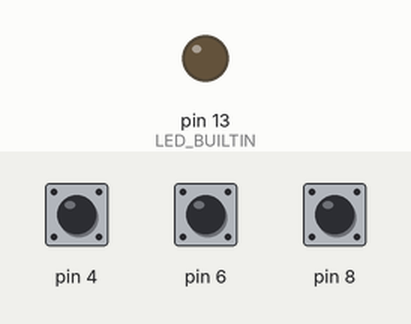
The sketch below on a simulated Arduino Nano, built with avr-gcc and run on an emulated ATmega328P. On the bench: output pins drawn as LEDs (lit = HIGH). Dashed ring = blinking. The test bench sets the inputs (shaded band); at power-on: pin 6 HIGH, pin 8 HIGH, pin 4 HIGH.

Above: at 1.2 s.
1.3 s: pin 6 pulled LOW for 1 s
At 1.6 s:
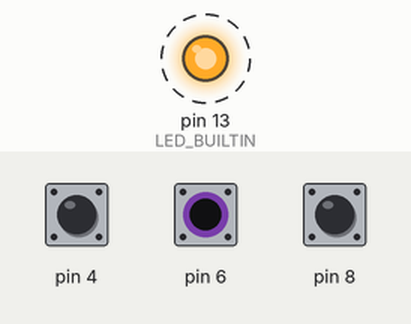
4.3 s: pin 8 pulled LOW for 1 s
At 5.5 s:
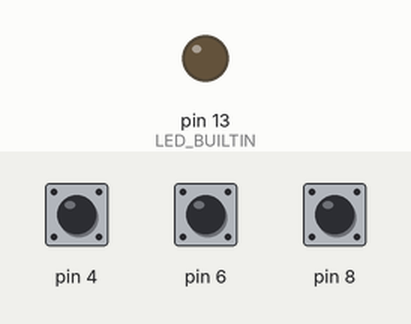
7.3 s: pin 4 pulled LOW for 3.2 s
At 7.57 s:
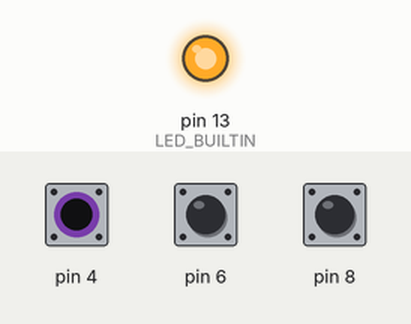
12.0 s: pin 6 pulled LOW for 3.2 s
At 16.3 s:
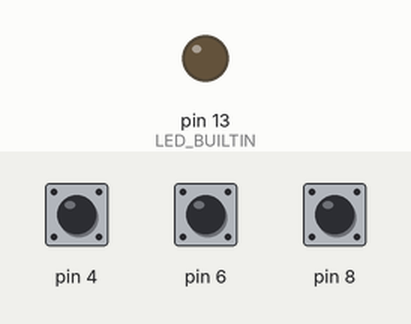
16.7 s: pin 8 pulled LOW for 3.2 s
At 16.94 s:
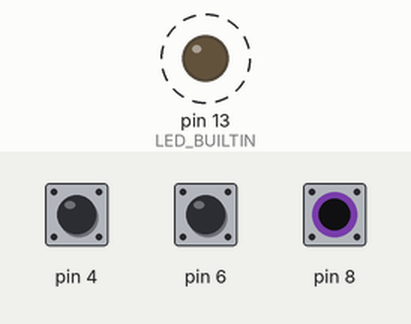
Timing chart, 0 to 21.4 s (numbered marks = the images above; inputs shaded):
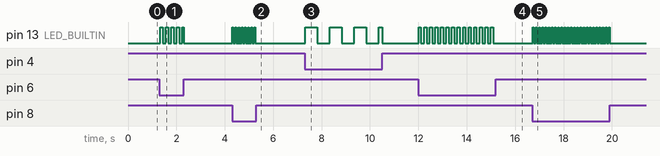

The sketch:

openpewpew.ino
```cpp
// OpenPewPew, active autofire using Arduino Nano
// buffi - 2019
//

// Button configs below.
// Four autofire buttons with different frequencies are allowed.
// When "input_pin" of a button is connected to GND, "output_pin" will start auto-firing.
// Each pulse is "frames_active" frames long, with "frames_inactive" frames between each pulse.

struct AutofireConfig {
  int frames_active, frames_inactive, input_pin, output_pin, autofire_state;
};

AutofireConfig BUTTON_1 = {
  /*frames_active=*/1,
  /*frames_inactive=*/2,
  /*input_pin=*/8,
  /*output_pin=*/7,
  /*autofire_state=*/0
};

AutofireConfig BUTTON_2 = {
  /*frames_active=*/3,
  /*frames_inactive=*/3,
  /*input_pin=*/6,
  /*output_pin=*/5,
  /*autofire_state=*/0
};

AutofireConfig BUTTON_3 = {
  /*frames_active=*/15,
  /*frames_inactive=*/15,
  /*input_pin=*/4,
  /*output_pin=*/3,
  /*autofire_state=*/0
};

AutofireConfig *BUTTONS[] = {&BUTTON_1, &BUTTON_2, &BUTTON_3};

// Code below.
boolean handle_button(AutofireConfig* button) {
  boolean should_fire = !digitalRead(button->input_pin);
  boolean firing = false;
  if (should_fire) {
    if (button->autofire_state++ < button->frames_active) {
        digitalWrite(button->output_pin, LOW);
        pinMode(button->output_pin, OUTPUT);
        digitalWrite(button->output_pin, LOW);
        firing = true;
    } else {
        digitalWrite (button->output_pin, LOW) ;
        pinMode(button->output_pin, INPUT);
    }
    if (button->autofire_state > (button->frames_active + button->frames_inactive)) {
      button->autofire_state = 0;
    }
  } else {
    button->autofire_state = 0;
    digitalWrite (button->output_pin, LOW) ;
    pinMode(button->output_pin, INPUT);
  }
  return firing;
}

ISR(TIMER1_COMPA_vect) {
  boolean firing = false;
  for (int i=0; i<3; i++)
    firing |= handle_button(BUTTONS[i]);
  if (firing)
    digitalWrite (LED_BUILTIN, HIGH);
  else
    digitalWrite (LED_BUILTIN, LOW);
}

void setup() {
  for (int i=0; i<3; i++) {
    pinMode(BUTTONS[i]->input_pin, INPUT_PULLUP);
    digitalWrite (BUTTONS[i]->output_pin, LOW) ;
    pinMode(BUTTONS[i]->output_pin, INPUT);
  }

  pinMode(LED_BUILTIN, OUTPUT);
  digitalWrite (LED_BUILTIN, LOW);

  // Setup timer.
  cli();
  TCCR1A = 0x00; // Timer 1 in normal mode
  TCCR1B = 0x02; // 16MHz clock with prescaler, TCNT1 increments every .5 uS
  TCNT1  = 0;    // Initialize counter to 0
  OCR1A = 33333; // = 16666 microseconds (each count is .5 us)
  TIMSK1 |= (1 << OCIE1A); // Enable compare interrupt
  sei();
}

void loop() { delay(1); }
```

Measured:
- after the input at 1.3 s, pin 13 (LED_BUILTIN): alternates HIGH for 0.10 s and LOW for 0.13 s, 10 changes in all, then stays LOW, starting at once
- after the input at 4.3 s, pin 13 (LED_BUILTIN): alternates HIGH for 0.03 s and LOW for 0.10 s, 16 changes in all, then stays LOW, starting at once
- after the input at 7.3 s, pin 13 (LED_BUILTIN): goes 3 × (HIGH 0.49 s, LOW 0.52 s), HIGH 0.13 s, then LOW, starting at once
- after the input at 12.0 s, pin 13 (LED_BUILTIN): alternates HIGH for 0.10 s and LOW for 0.13 s, 28 changes in all, then stays LOW, starting at once
- after the input at 16.7 s, pin 13 (LED_BUILTIN): alternates HIGH for 0.03 s and LOW for 0.10 s, 50 changes in all, then stays LOW, starting at once
